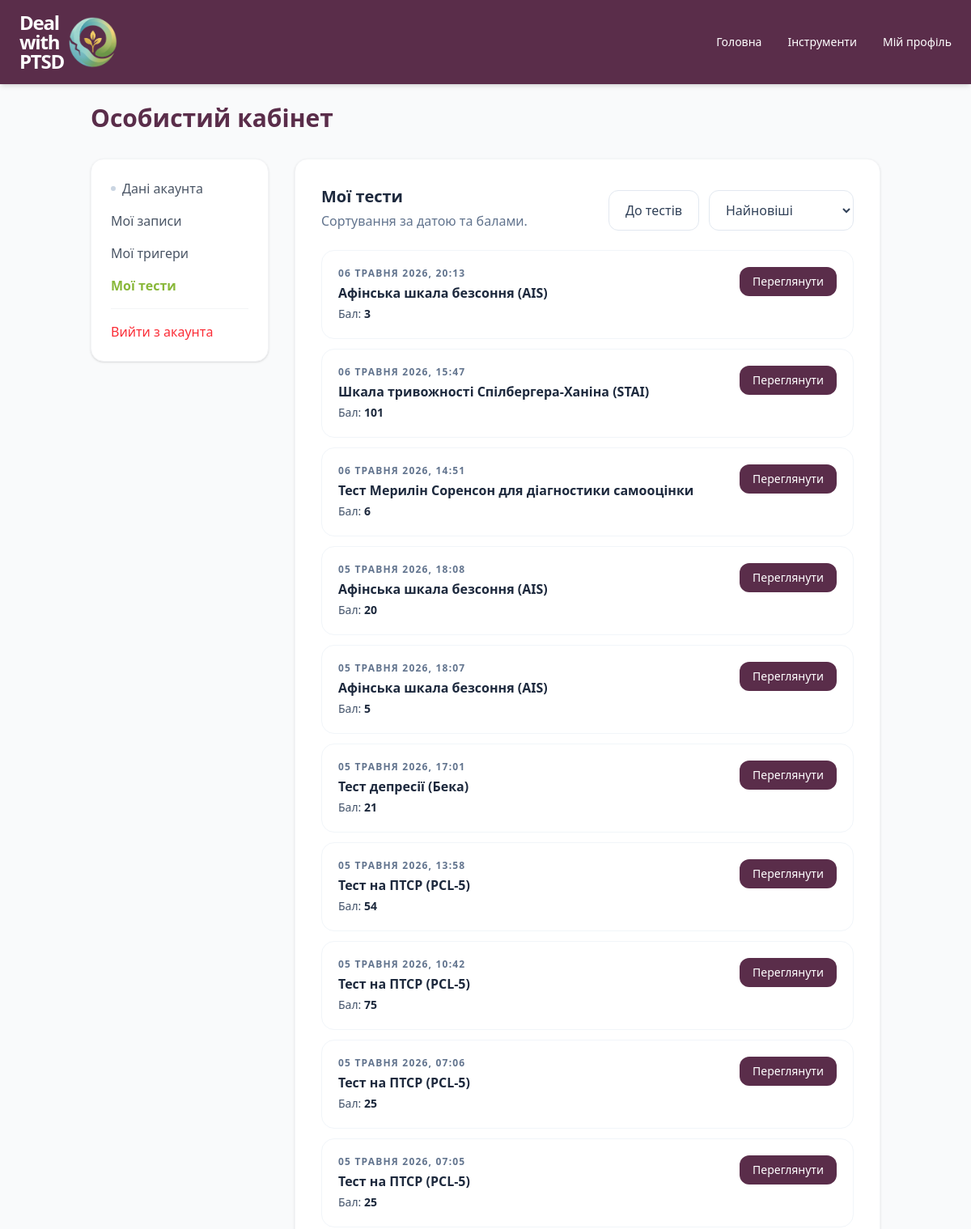
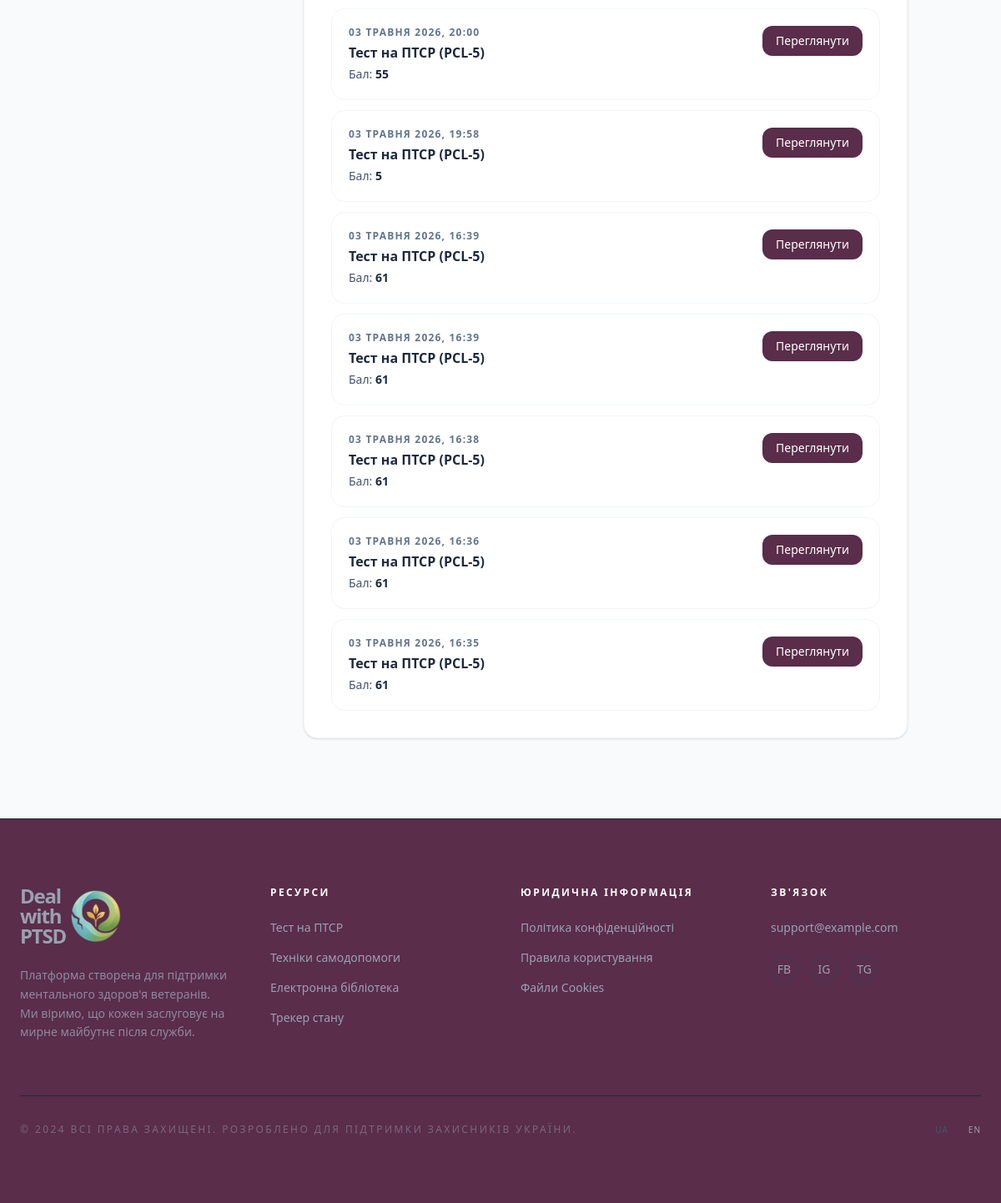
The page /accounts/profile/tests/ (signed in) on the database its author committed (2 pictures, top to bottom).
### assessments/models.py (models this page shows, shortened)
class TestResult(models.Model):
    __test__ = False
    user = models.ForeignKey(settings.AUTH_USER_MODEL, on_delete=models.CASCADE, related_name='test_results', verbose_name="Користувач")
    assessment = models.ForeignKey(Assessment, on_delete=models.CASCADE, related_name='results', verbose_name="Тест")
    total_score = models.PositiveIntegerField(verbose_name="Загальний бал")
    created_at = models.DateTimeField(auto_now_add=True, verbose_name="Дата проходження")
    scale_scores = models.JSONField(default=dict, blank=True, verbose_name="Бали по шкалах")
    class Meta:
        ordering = ['-created_at']
        verbose_name = "Результат тесту"
        verbose_name_plural = "Результати тестів"

class Assessment(models.Model):
    title = models.CharField(max_length=200, verbose_name="Назва тесту")
    short_name = models.SlugField(max_length=50, unique=True, verbose_name="Коротка назва (для URL)")
    description = models.TextField(blank=True, verbose_name="Опис тесту (для списку)")
    instruction = models.TextField(blank=True, verbose_name="Інструкція перед проходженням")
    icon = models.CharField(
        max_length=100,
        default='assessments/images/anxiety.png',
        verbose_name="Шлях до іконки",
        help_text="assessments/images/depressed.png"
    )
    time_to_complete = models.CharField(max_length=50, blank=True, verbose_name="Час проходження")
    questions_count = models.PositiveIntegerField(default=0, verbose_name="Кількість питань")
    reliability = models.CharField(max_length=100, blank=True, verbose_name="Надійність")
    about_text = models.TextField(blank=True, verbose_name="Детальний опис (HTML)")
    class Meta:
        verbose_name = "Тест"
        verbose_name_plural = "Тести"

### accounts/views.py (the view)
# urls.py: path('profile/tests/', views.profile_tests_view, name='profile_tests'),
@login_required
def profile_tests_view(request):
    sort = request.GET.get('sort', 'newest')
    ordering_map = {
        'newest': ('-created_at', '-id'),
        'oldest': ('created_at', 'id'),
        'highest': ('-total_score', '-created_at', '-id'),
        'lowest': ('total_score', '-created_at', '-id'),
    }
    test_results = (
        TestResult.objects.filter(user=request.user)
        .select_related("assessment")
        .order_by(*ordering_map.get(sort, ('-created_at', '-id')))
    )
    return render(
        request,
        'accounts/profile_tests.html',
        {
            'user': request.user,
            'active_tab': 'tests',
            'test_results': test_results,
            'selected_sort': sort,
        },
    )

### accounts/templates/accounts/profile_tests.html (shortened to what this page needs)
{% extends "base.html" %}
{% block content %}
    <div class="max-w-5xl mx-auto px-6 pt-32 pb-24">
        <h1 class="text-3xl font-bold text-[#5a2d4a] mb-8">Особистий кабінет</h1>
        <div class="grid grid-cols-1 md:grid-cols-4 gap-8">
            {% include "accounts/partials/profile_sidebar.html" with active_tab=active_tab %}
            <div class="md:col-span-3 bg-white p-8 rounded-2xl shadow-sm border border-gray-100">
                <div class="flex flex-col sm:flex-row sm:items-end sm:justify-between gap-4">
                    <div>
                        <h2 class="text-xl font-bold text-slate-800">Мої тести</h2>
                        <p class="text-slate-500 mt-1">Сортування за датою та балами.</p>
                    </div>
                    <div class="flex gap-3">
                        <a href="{% url 'assessments:all-tests' %}" class="inline-flex items-center justify-center px-5 py-3 rounded-xl bg-white text-slate-700 border border-slate-200 hover:bg-slate-50 transition">
                            До тестів
                        </a>
                        <form method="get">
                            <select name="sort" onchange="this.form.submit()" class="px-4 py-3 rounded-xl border border-slate-200 bg-white text-slate-700">
                                <option value="newest" {% if selected_sort == "newest" %}selected{% endif %}>Найновіші</option>
                            </select>
                        </form>
                    </div>
                </div>
                <div class="mt-6 space-y-3">
                    {% if test_results %}
                        {% for r in test_results %}
                            <div class="rounded-2xl border border-slate-100 p-5">
                                <div class="flex items-start justify-between gap-4">
                                    <div>
                                        <div class="text-xs font-semibold tracking-widest uppercase text-slate-500">
                                            {{ r.created_at|date:"d E Y, H:i" }}
                                        </div>
                                        <div class="mt-1 font-semibold text-slate-800">{{ r.assessment.title }}</div>
                                        <div class="mt-1 text-slate-600 text-sm">
                                            Бал: <span class="font-semibold text-slate-800">{{ r.total_score }}</span>
                                        </div>
                                    </div>
                                    <a href="{% url 'assessments:test-result-detail' result_id=r.id %}"
                                       class="inline-flex items-center justify-center px-4 py-2 rounded-xl bg-[#5a2d4a] text-white text-sm font-medium hover:bg-[#4a243d] transition">
                                        Переглянути
                                    </a>
                                </div>
                            </div>
                        {% endfor %}
                    {% else %}
                        <div class="rounded-2xl border border-slate-100 bg-slate-50 p-6 text-slate-600">
                            Результатів тестів поки немає.
                        </div>
                    {% endif %}
                </div>
            </div>
        </div>
    </div>
{% endblock %}

### rows shown on the page
TestResult: created_at "06 ТРАВНЯ 2026, 20:13", assessment "Афінська шкала безсоння (AIS)", total_score "3"
TestResult: created_at "06 ТРАВНЯ 2026, 15:47", assessment "Шкала тривожності Спілбергера-Ханіна (STAI)", total_score "101"
TestResult: created_at "06 ТРАВНЯ 2026, 14:51", assessment "Тест Мерилін Соренсон для діагностики самооцінки", total_score "6"
TestResult: created_at "05 ТРАВНЯ 2026, 18:08", assessment "Афінська шкала безсоння (AIS)", total_score "20"
TestResult: created_at "05 ТРАВНЯ 2026, 18:07", assessment "Афінська шкала безсоння (AIS)", total_score "5"
TestResult: created_at "05 ТРАВНЯ 2026, 17:01", assessment "Тест депресії (Бека)", total_score "21"
TestResult: created_at "05 ТРАВНЯ 2026, 13:58", assessment "Тест на ПТСР (PCL-5)", total_score "54"
TestResult: created_at "05 ТРАВНЯ 2026, 10:42", assessment "Тест на ПТСР (PCL-5)", total_score "75"
TestResult: created_at "05 ТРАВНЯ 2026, 07:06", assessment "Тест на ПТСР (PCL-5)", total_score "25"
TestResult: created_at "05 ТРАВНЯ 2026, 07:05", assessment "Тест на ПТСР (PCL-5)", total_score "25"
TestResult: created_at "03 ТРАВНЯ 2026, 20:00", assessment "Тест на ПТСР (PCL-5)", total_score "55"
TestResult: created_at "03 ТРАВНЯ 2026, 19:58", assessment "Тест на ПТСР (PCL-5)", total_score "5"
TestResult: created_at "03 ТРАВНЯ 2026, 16:39", assessment "Тест на ПТСР (PCL-5)", total_score "61"
TestResult: created_at "03 ТРАВНЯ 2026, 16:39", assessment "Тест на ПТСР (PCL-5)", total_score "61"
TestResult: created_at "03 ТРАВНЯ 2026, 16:38", assessment "Тест на ПТСР (PCL-5)", total_score "61"
TestResult: created_at "03 ТРАВНЯ 2026, 16:36", assessment "Тест на ПТСР (PCL-5)", total_score "61"
TestResult: created_at "03 ТРАВНЯ 2026, 16:35", assessment "Тест на ПТСР (PCL-5)", total_score "61"
